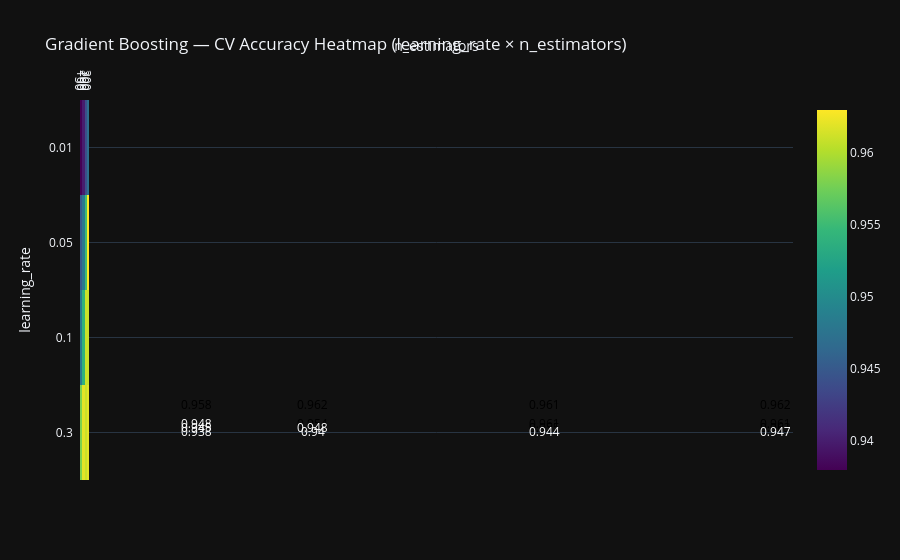

Notebook code cell kept with this figure:
### Code cell
res = pd.DataFrame(gs.cv_results_)
display(res[[
    "param_learning_rate", "param_n_estimators",
    "mean_test_score", "std_test_score", "rank_test_score"
]].sort_values("rank_test_score").head(10))

heat = res.pivot_table(
    index="param_learning_rate",
    columns="param_n_estimators",
    values="mean_test_score"
).sort_index(ascending=False)

fig = ff.create_annotated_heatmap(
    z=np.round(heat.values, 3),
    x=heat.columns.astype(str).tolist(),
    y=heat.index.astype(str).tolist(),
    colorscale="Viridis",
    showscale=True
)
fig.update_layout(
    title="Gradient Boosting — CV Accuracy Heatmap (learning_rate × n_estimators)",
    xaxis_title="n_estimators",
    yaxis_title="learning_rate",
    template="plotly_dark"
)
fig.show()

### Figure 1 — Plotly figure (JSON) as saved in the notebook; plotly's stock layout.template omitted (floating-point values rounded to 4 significant figures)
{"data": [{"colorscale": [[0.0, "#440154"], [0.1111, "#482878"], [0.2222, "#3e4989"], [0.3333, "#31688e"], [0.4444, "#26828e"], [0.5556, "#1f9e89"], [0.6667, "#35b779"], [0.7778, "#6ece58"], [0.8889, "#b5de2b"], [1.0, "#fde725"]], "reversescale": false, "showscale": true, "x": ["50", "100", "200", "300"], "y": ["0.3", "0.1", "0.05", "0.01"], "z": [[0.958, 0.962, 0.961, 0.962], [0.948, 0.954, 0.961, 0.961], [0.945, 0.948, 0.955, 0.963], [0.938, 0.94, 0.944, 0.947]], "type": "heatmap"}], "layout": {"annotations": [{"font": {"color": "#000000"}, "showarrow": false, "text": "0.958", "x": "50", "xref": "x", "y": "0.3", "yref": "y"}, {"font": {"color": "#000000"}, "showarrow": false, "text": "0.962", "x": "100", "xref": "x", "y": "0.3", "yref": "y"}, {"font": {"color": "#000000"}, "showarrow": false, "text": "0.961", "x": "200", "xref": "x", "y": "0.3", "yref": "y"}, {"font": {"color": "#000000"}, "showarrow": false, "text": "0.962", "x": "300", "xref": "x", "y": "0.3", "yref": "y"}, {"font": {"color": "#FFFFFF"}, "showarrow": false, "text": "0.948", "x": "50", "xref": "x", "y": "0.1", "yref": "y"}, {"font": {"color": "#000000"}, "showarrow": false, "text": "0.954", "x": "100", "xref": "x", "y": "0.1", "yref": "y"}, {"font": {"color": "#000000"}, "showarrow": false, "text": "0.961", "x": "200", "xref": "x", "y": "0.1", "yref": "y"}, {"font": {"color": "#000000"}, "showarrow": false, "text": "0.961", "x": "300", "xref": "x", "y": "0.1", "yref": "y"}, {"font": {"color": "#FFFFFF"}, "showarrow": false, "text": "0.945", "x": "50", "xref": "x", "y": "0.05", "yref": "y"}, {"font": {"color": "#FFFFFF"}, "showarrow": false, "text": "0.948", "x": "100", "xref": "x", "y": "0.05", "yref": "y"}, {"font": {"color": "#000000"}, "showarrow": false, "text": "0.955", "x": "200", "xref": "x", "y": "0.05", "yref": "y"}, {"font": {"color": "#000000"}, "showarrow": false, "text": "0.963", "x": "300", "xref": "x", "y": "0.05", "yref": "y"}, {"font": {"color": "#FFFFFF"}, "showarrow": false, "text": "0.938", "x": "50", "xref": "x", "y": "0.01", "yref": "y"}, {"font": {"color": "#FFFFFF"}, "showarrow": false, "text": "0.94", "x": "100", "xref": "x", "y": "0.01", "yref": "y"}, {"font": {"color": "#FFFFFF"}, "showarrow": false, "text": "0.944", "x": "200", "xref": "x", "y": "0.01", "yref": "y"}, {"font": {"color": "#FFFFFF"}, "showarrow": false, "text": "0.947", "x": "300", "xref": "x", "y": "0.01", "yref": "y"}], "xaxis": {"dtick": 1, "gridcolor": "rgb(0, 0, 0)", "side": "top", "ticks": "", "title": {"text": "n_estimators"}}, "yaxis": {"dtick": 1, "ticks": "", "ticksuffix": "  ", "title": {"text": "learning_rate"}}, "title": {"text": "Gradient Boosting — CV Accuracy Heatmap (learning_rate × n_estimators)"}}}
